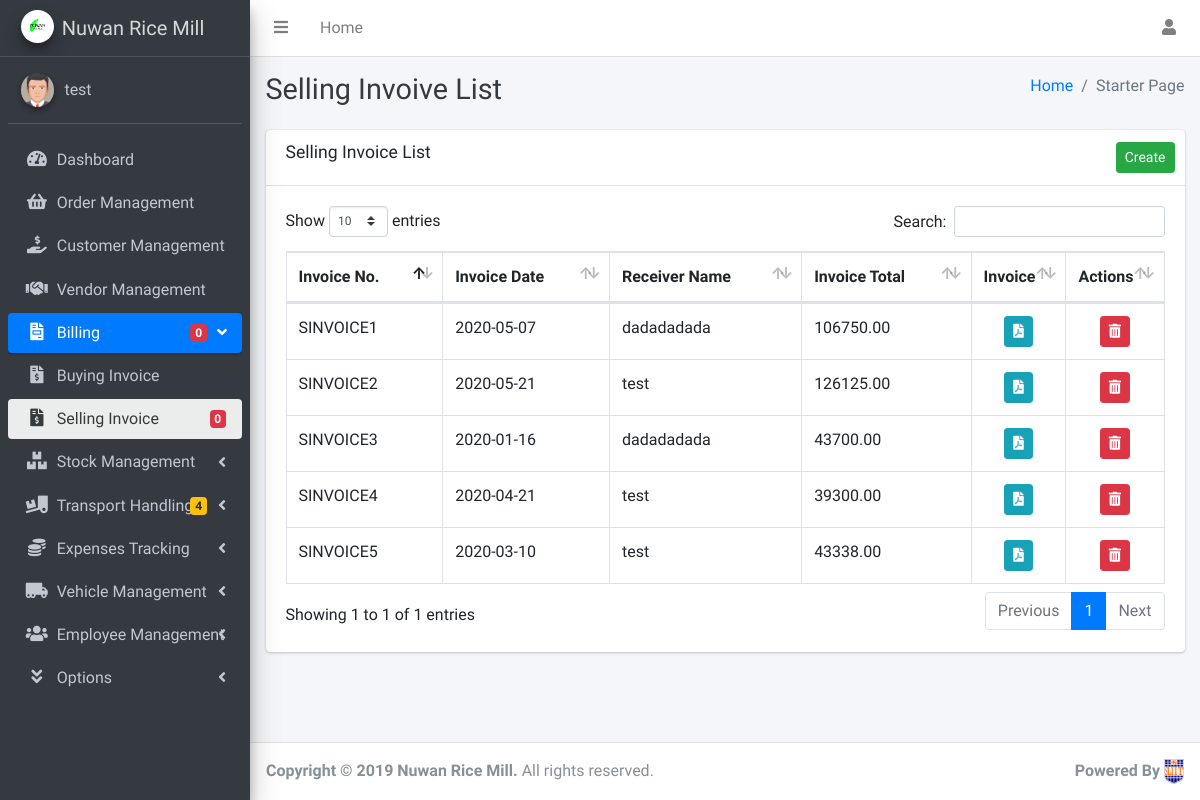
The page /Billing/SellingInvoiceList.php (signed in) on the database its author committed.
### tables this page shows
CREATE TABLE `sellinginvoicelist` (
  `id` int(11) NOT NULL,
  `SInvoiveID` varchar(50) NOT NULL,
  `orderID` varchar(50) NOT NULL,
  `SellingInvDate` date NOT NULL,
  `CusID` int(11) NOT NULL,
  `finalAmt` decimal(10,2) NOT NULL
);

CREATE TABLE `customer` (
  `customerID` int(11) NOT NULL,
  `CusID` varchar(50) NOT NULL,
  `cName` varchar(100) NOT NULL,
  `cMNumber` varchar(10) NOT NULL,
  `cLNumber` varchar(10) DEFAULT NULL,
  `cEmail` varchar(150) DEFAULT NULL,
  `cAddress` varchar(250) NOT NULL,
  `cCity` varchar(50) NOT NULL,
  `cDistrict` varchar(50) NOT NULL
);

### Billing/SellingInvoiceList.php (the view, shortened to what this page needs)
<?php
include '../inc/Dashboardcalculations.php';
$sql = "SELECT s.id, s.SInvoiveID,s.SellingInvDate,s.finalAmt,c.cName FROM sellinginvoicelist s,customer c WHERE s.CusID = c.customerID";
$state = mysqli_stmt_init($con);
mysqli_stmt_prepare($state, $sql);
mysqli_stmt_execute($state);
$results = mysqli_stmt_get_result($state);
?>
<!DOCTYPE html>
<html lang="en">
<head>
    <link rel="stylesheet" href="../dist/css/customCSS.css">
    <link rel="stylesheet" href="../plugins/overlayScrollbars/css/OverlayScrollbars.min.css">
    <link rel="stylesheet" href="../plugins/fontawesome-free/css/all.min.css">
    <link rel="stylesheet" href="../dist/css/adminlte.min.css">
    <link rel="stylesheet" href="../plugins/datatables-bs4/css/dataTables.bootstrap4.css">
</head>
<body class="hold-transition sidebar-mini layout-fixed layout-navbar-fixed layout-footer-fixed">
    <div class="wrapper">
        <nav class="main-header navbar navbar-expand navbar-white navbar-light">
            <ul class="navbar-nav">
                <li class="nav-item">
                    <a class="nav-link" data-widget="pushmenu" href="#"><i class="fas fa-bars"></i></a>
                </li>
                <li class="nav-item d-none d-sm-inline-block">
                    <a href="#" class="nav-link">Home</a>
                </li>
            </ul>
            <ul class="navbar-nav ml-auto">
                <li class="nav-item dropdown">
                    <a class="nav-link" data-toggle="dropdown" href="#">
                        <i class="fa fa-user"></i>
                    </a>
                </li>
            </ul>
        </nav>
        <aside class="main-sidebar sidebar-dark-primary elevation-4">
            <a href="index3.html" class="brand-link">
                <img src="../dist/img/RICE.jpg" alt="Company Logo" class="brand-image img-circle elevation-3">
                <span class="brand-text font-weight-light">Nuwan Rice Mill</span>
            </a>
            <div class="sidebar">
                <div class="user-panel mt-3 pb-3 mb-3 d-flex">
                    <div class="image">
                        <img src="../dist/img/4.jpg" class="img-circle elevation-2" alt="User Image">
                    </div>
                    <div class="info">
                        <a href="#" class="d-block"><?php echo $_SESSION['username']; ?></a>
                    </div>
                </div>
                <nav class="mt-2">
                    <ul class="nav nav-pills nav-sidebar flex-column" data-widget="treeview" role="menu" data-accordion="false">
                        <li class="nav-item">
                            <a href="../index.php" class="nav-link">
                                <i class="nav-icon fas fa-tachometer-alt"></i>
                                <p>Dashboard</p>
                            </a>
                        </li>
                        <li class="nav-item">
                            <a href="../Order/OrderTable.php" class="nav-link">
                                <i class="nav-icon fas fa-shopping-basket"></i>
                                <p>Order Management</p>
                            </a>
                        </li>
                        <li class="nav-item">
                            <a href="../Customer/CustomerTable.php" class="nav-link">
                                <i class="nav-icon fas fa-hand-holding-usd"></i>
                                <p>Customer Management</p>
                            </a>
                        </li>
                        <li class="nav-item">
                            <a href="../Vendor/VendorTable.php" class="nav-link">
                                <i class="nav-icon fas fa-handshake"></i>
                                <p>Vendor Management</p>
                            </a>
                        </li>
                        <li class="nav-item has-treeview menu-open">
                            <a href="#" class="nav-link active">
                                <i class="nav-icon fas fa-file-invoice"></i>
                                <p>Billing
                                    <i class="right fas fa-angle-left"></i>
                                    <span class="badge badge-danger right"><?php num_of_new_orders(); ?></span>
                                </p>
                            </a>
                            <ul class="nav nav-treeview">
                                <li class="nav-item">
                                    <a href="../Billing/BuyingInvoiceList.php" class="nav-link">
                                        <i class="nav-icon fas fa-file-invoice-dollar"></i>
                                        <p>Buying Invoice</p>
                                    </a>
                                </li>
                                <li class="nav-item">
                                    <a href="../Billing/SellingInvoiceList.php" class="nav-link active">
                                        <i class="nav-icon fas fa-file-invoice-dollar"></i>
                                        <p>Selling Invoice</p>
                                        <span class="badge badge-danger right"><?php num_of_new_orders(); ?></span>
                                    </a>
                                </li>
                            </ul>
                        </li>
                        <li class="nav-item has-treeview">
                            <a href="#" class="nav-link ">
                                <i class="nav-icon fas fa-boxes"></i>
                                <p>Stock Management
                                    <i class="right fas fa-angle-left"></i>
                                </p>
                            </a>
                        </li>
                        <li class="nav-item has-treeview">
                            <a href="#" class="nav-link">
                                <i class="nav-icon fas fa-truck-loading"></i>
                                <p>Transport Handling
                                    <i class="right fas fa-angle-left"></i>
                                    <span class="badge badge-warning right"><?php num_of_transportAction(); ?></span>
                                </p>
                            </a>
                        </li>
                        <li class="nav-item">
                            <a href="" class="nav-link">
                                <i class="nav-icon fas fa-coins"></i>
                                <p>Expenses Tracking
                                    <i class="right fas fa-angle-left"></i>
                                </p>
                            </a>
                        </li>
                        <li class="nav-item">
                            <a href="" class="nav-link">
                                <i class="nav-icon fas fa-truck-moving"></i>
                                <p>Vehicle Management
                                    <i class="right fas fa-angle-left"></i>
                                </p>
                            </a>
                        </li>
                        <li class="nav-item has-treeview">
                            <a href="" class="nav-link">
                                <i class="nav-icon fas fa-users"></i>
                                <p>Employee Management
                                    <i class="right fas fa-angle-left"></i>
                                </p>
                            </a>
                        </li>
                        <li class="nav-item has-treeview">
                            <a href="" class="nav-link">
                                <i class="nav-icon fas fa-angle-double-down"></i>
                                <p>
                                    Options
                                    <i class="right fas fa-angle-left"></i>
                                </p>
                            </a>
                        </li>
                    </ul>
                </nav>
            </div>
        </aside>
        <div class="content-wrapper">
            <div class="content-header">
                <div class="container-fluid">
                    <div class="row mb-2">
                        <div class="col-sm-6">
                            <h1 class="m-0 text-dark">Selling Invoive List</h1>
                        </div>
                        <div class="col-sm-6">
                            <ol class="breadcrumb float-sm-right">
                                <li class="breadcrumb-item"><a href="#">Home</a></li>
                                <li class="breadcrumb-item active">Starter Page</li>
                            </ol>
                        </div>
                    </div>
                </div>
            </div>
            <div class="content">
                <div class="container-fluid">
                    <div class="row">
                        <div class="col-md-12">
                            <div class="card">
                                <div class="card-header" id="cus">
                                    <h5 class="card-title">Selling Invoice List</h5>
                                    <div class="card-tools">
                                        <a href="sellRice.php"><button type="button" class="btn btn-success btn-sm" data-toggle="tooltip" data-placement="left" title="Print">Create</button></a>
                                    </div>
                                </div>
                                <div class="card-body">
                                    <table table id="example1" class="table table-bordered table-hover table-responsive-sm">
                                        <thead>
                                            <tr>
                                                <th>Invoice No.</th>
                                                <th>Invoice Date</th>
                                                <th>Receiver Name</th>
                                                <th>Invoice Total</th>
                                                <th style="width:8%">Invoice</th>
                                                <th class="text-center" style="width:10%">Actions</th>
                                            </tr>
                                        </thead>
                                        <tbody>
                                            <?php
                                            while ($result = mysqli_fetch_assoc($results)) {
                                                echo '
                              <tr>
                                <td>' . $result["SInvoiveID"] . '</td>
                                <td>' . $result["SellingInvDate"] . '</td>
                                <td>' . $result["cName"] . '</td>
                                <td>' . $result["finalAmt"] . '</td>
                                <td class="text-center">
                                <a href="sellinginvoice.php?&sellinvid=' . $result["id"] . '"><button type="button" class="btn btn-info btn-sm" data-toggle="tooltip" data-placement="top" title="PDF">
                                  <i class="fas fa-file-pdf"></i>
                                </button></a>
                                </td>
                                <td class="text-center">
                                <a href="../inc/deletesellinginvoice.php?id=' . $result["id"] . '" class="btn-del"><button type="button" class="btn btn-danger btn-sm" data-toggle="tooltip" data-placement="top" title="Delete">
                                  <i class="fas fa-trash-alt"></i>
                                </button></a>
                                </td>
                              </tr>
                            ';
                                            ?>
                                        </tbody>
                                    <?php
                                            }
                                    ?>
                                    </table>
                                </div>
                            </div>
                        </div>
                    </div>
                </div>
            </div>
        </div>
        <footer class="main-footer">
            <strong>Copyright &copy; 2019 Nuwan Rice Mill.</strong> All rights reserved.
            <div class="float-right d-none d-sm-inline-block">
                <b>Powered By</b> <img src="../dist/img/3.png" alt="User Image">
            </div>
        </footer>
    </div>
</body>
</html>

### rows shown on the page
sellinginvoicelist: SInvoiveID "SINVOICE1", SellingInvDate "2020-05-07", customer.cName "dadadadada", finalAmt "106750.00"
sellinginvoicelist: SInvoiveID "SINVOICE2", SellingInvDate "2020-05-21", customer.cName "test", finalAmt "126125.00"
sellinginvoicelist: SInvoiveID "SINVOICE3", SellingInvDate "2020-01-16", customer.cName "dadadadada", finalAmt "43700.00"
sellinginvoicelist: SInvoiveID "SINVOICE4", SellingInvDate "2020-04-21", customer.cName "test", finalAmt "39300.00"
sellinginvoicelist: SInvoiveID "SINVOICE5", SellingInvDate "2020-03-10", customer.cName "test", finalAmt "43338.00"

### other values the page prints
$_SESSION['username'] "test"
$result "0 0"
$result "4"
